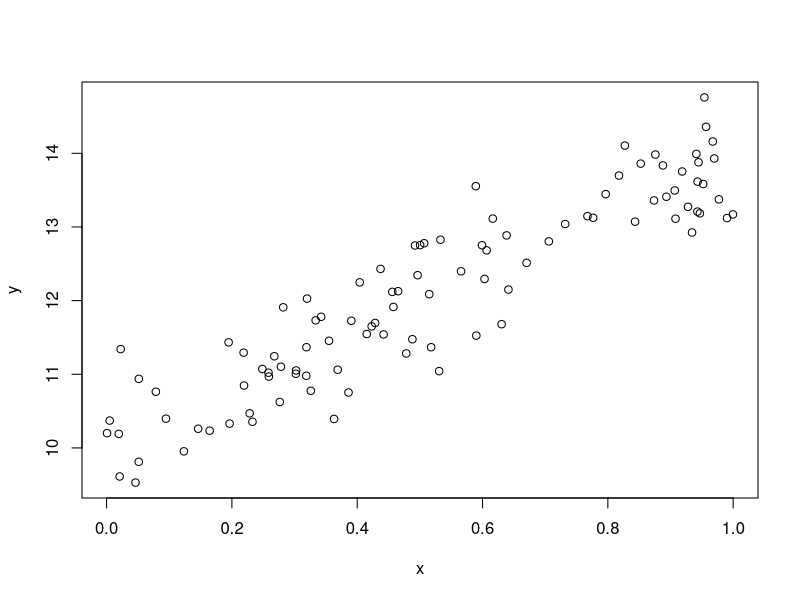
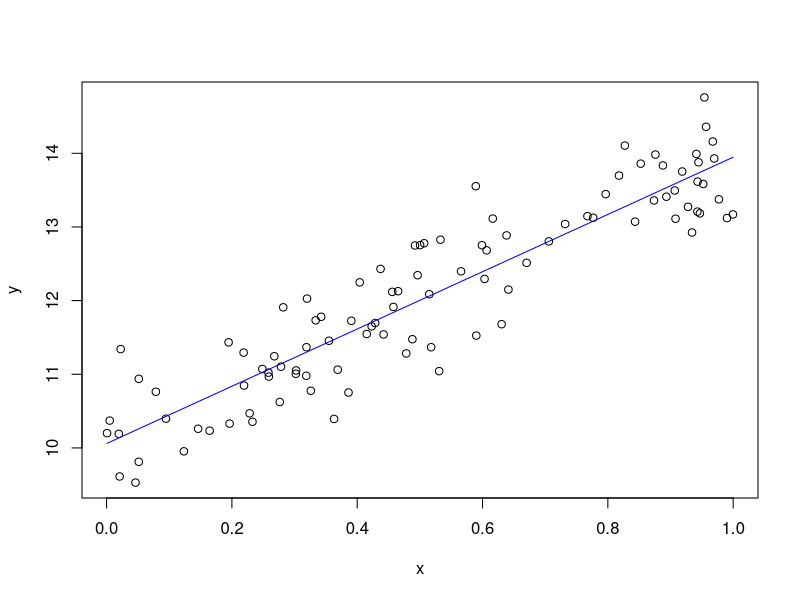
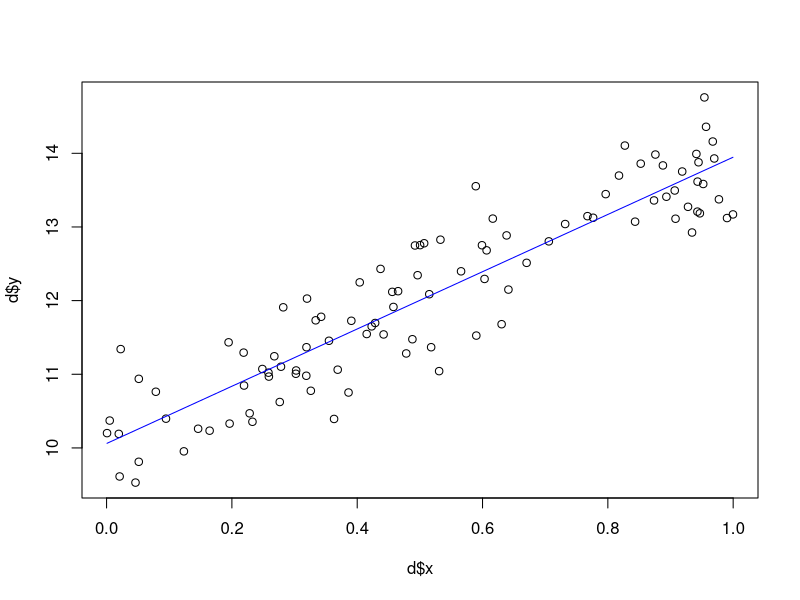
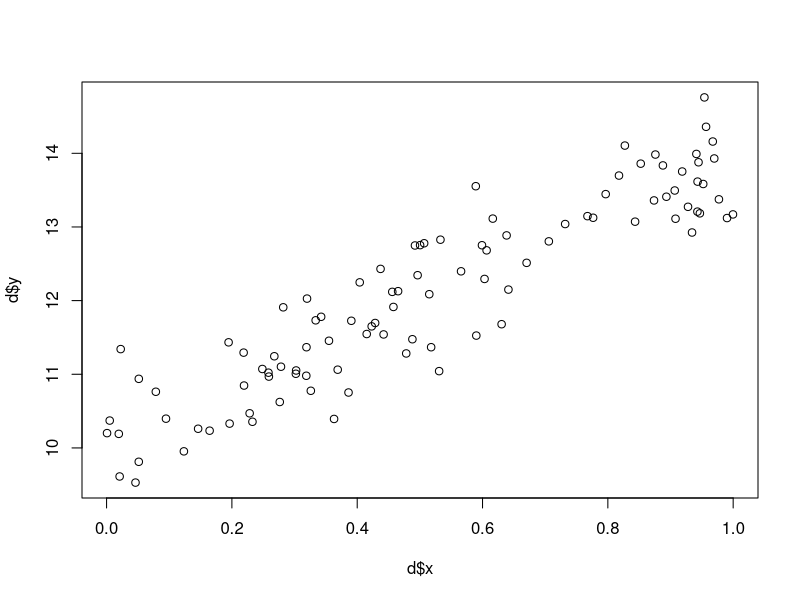
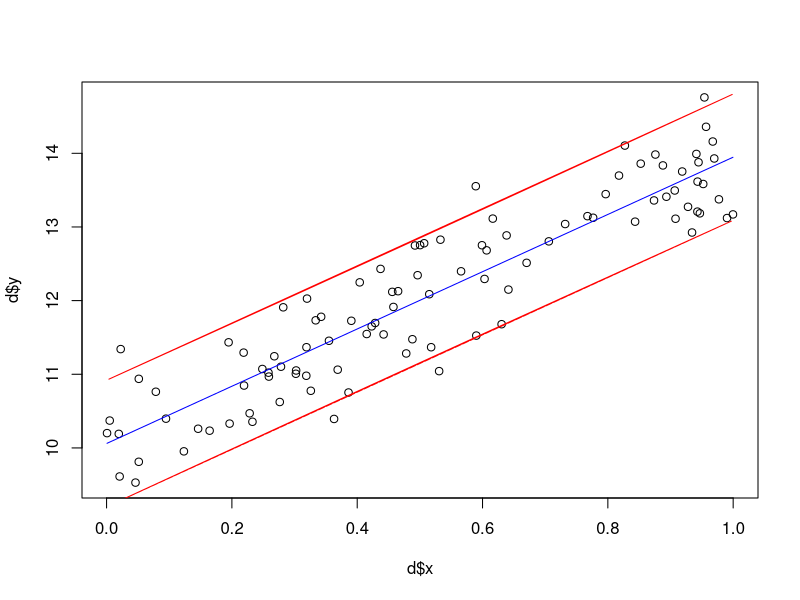
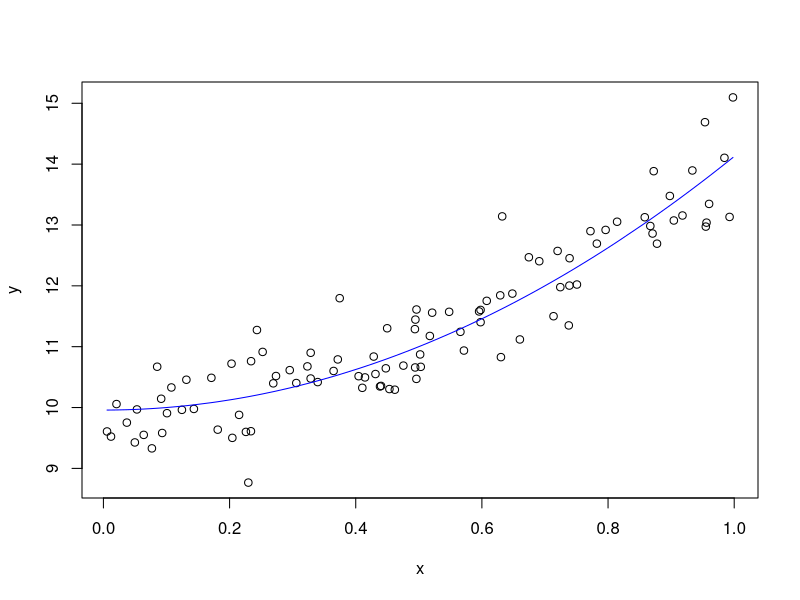

Generate these figures, in order, with R:
# Announcements:
#
# TODO: add video idea to project description
# final presentation
#
# 1. project 2 details posted, draft due Dec 1.
# 1. project intent: to help YOU in the future
# 2. see my responses to project 2 ideas.
# 3. would you like a US or global GDELT data set? (100K rows, remove NA's for which columns?)

# 123 GO: what's your favorite weather?

# Outcomes:
# 1. explain the role of predictor and response variables in regression
# 2. simulate data to learn unfamiliar software


# Sanity check - Simulating the model

n = 100
x = runif(n)
noise = rnorm(n, sd = 0.5)
y = 4*x + 10 + noise  # <- model

plot(x, y)

# Univariate linear regression:
# The idea is to find the line of "best fit" through the data points.
# Model y as a linear function of x, plus some noise.

# y = a*x + b + noise  # <- model

# Why do we care?
# What kind of questions can we answer if we know a, b, and x?

# 1. predict new values of y based on x (statistical / machine learning)
# 2. infer linear relationships between variables

# Recall Kevin from DS panel:
# "First I try a linear model."

# Imagine we read in this in from a CSV file or SQL
d = data.frame(x = x , y = y)

# y ~ x (~ is tilde)
# In R this is a formula that represents this model:
# y = a*x + b + noise

# lm is for linear model
fit = lm(y ~ x, data = d)
# I call it fit because it's fitted to a particular data set.

# 123 GO: 
# Did the linear model do a good job at inferring the coefficients?
#y = 4*x + 10 + noise  # <- model

# extract coeffecients from model:
coef(fit)

str(fit)

s = summary(fit)

# Extracting directly:
summary(fit)[["coefficients"]][, "Std. Error"]

# Commonly: constuct confidence intervals
confint(fit)

confint(fit, level = 0.99)

summary(fit)

sd(noise)

# Prediction
predict(fit)

d$ypred = predict(fit, data = d)

with(d, plot(x, y))
with(d, lines(x, ypred, col = "blue"))

plot(d$x, d$y)
lines(d$x, d$ypred, col = "blue")

# new data
dnew = data.frame(x = c(0.1, 0.5, 0.9))

predict(fit, newdata = dnew)

predict(fit, dnew)

# How do I find what predict does?
# find out class of fit- lm
# look up predict.lm
# (review of R's S3 object oriented programming)

predict(fit, dnew, interval = "prediction", level = 0.9)

preds = predict(fit, d, interval = "prediction", level = 0.9)

# The lower bound of the prediction interval
sum(preds[, "lwr"] < d[, "y"])

# d[, "y"] should be BETWEEN lower and upper values of prediction

sum((preds[, "lwr"] < d[, "y"]) & (d[, "y"] < preds[, "upr"]))

preds = predict(fit, d, interval = "prediction", level = 0.9)
mean((preds[, "lwr"] < d[, "y"]) & (d[, "y"] < preds[, "upr"]))

# Confidence interval bounding
plot(d$x, d$y)
plot(d$x, d$y)

lines(d$x, d$ypred, col = "blue")

lines(d$x, preds[, "upr"], col = "red", lty = 2)
lines(d$x, preds[, "lwr"], col = "red", lty = 2)

# Quick intro to nonlinear

n = 100
x = sort(runif(n))
noise = rnorm(n, sd = 0.5)
y = 4*(x^2) + 10 + noise  # <- model

fit2 = lm(y ~ I(x^2))

plot(x, y)
lines(x, predict(fit2), col = "blue")
